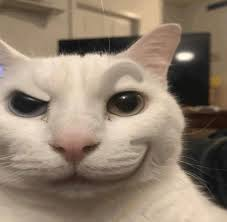
#> input picture LAB Computer Vision/LAB3/catts.jpeg, 227 x 222 px
$ jupyter execute LAB3_CV.ipynb
#> lines starting #> are read from the running program, lines starting #| are printed output that depends on the picture; after the words box and inside, x2 and y2 are one past the last pixel; in counts of white or black regions, pixels touching at a corner belong together
Image Processing

* [] Grayscale
1. biar semakin simple, karena dataset kan ga cuma 1 gambar doang (ratusan atau ribuan)
2. fokus on essentials (edges) garis/tepian
3. improve aglgoritma lebih cepet stabil dan konsisten

* [] Filtering image -> adalah memodifikasi pixels value, dengan menggunakan pixel tetangganya kiri kanan atas bawah, untuk menajamkan/blur gambar kita.
1. averaging -> semua pixels di average dan blurnya secara merata aja
2. gaussian -> ada rumus gaussian, ada formula/rumus, (masih average)
3. median -> hapus noise dengan ganti pixels pake mdeia value
4. bilateral
* [] Threshold -> convert grayscale jadi binary (compare) thAreshold

kenapa image processing dulu?
karena image itu banyak noise, dll harus dibersihin

[cell 1]
# # Install packages lengkap untuk AI/ML/CV/NLP/Biology
# !pip install torch torchvision opencv-python opencv-contrib-python transformers
# !pip install spacy gensim textblob biopython scikit-bio
# # !pip install xgboost lightgbm albumentations ultralytics mediapipe
# !pip install gradio sentence-transformers datasets accelerate

[cell 2]
import cv2
import matplotlib.pyplot as plt

img = cv2.imread('catts.jpeg')
#> img is the input picture: shape (222, 227, 3); mean B, G, R 110.4, 127.8, 144.4
gray = cv2.cvtColor(img, cv2.COLOR_BGR2GRAY)
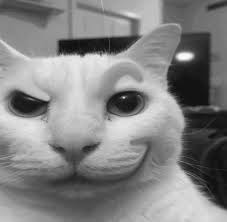
#> gray: shape (222, 227); min 6, max 252, mean 130.8

# Convert BGR to RGB for matplotlib
img_rgb = cv2.cvtColor(img, cv2.COLOR_BGR2RGB)

# Display images using matplotlib (works in notebooks)
plt.figure(figsize=(12, 5))
plt.subplot(1, 2, 1)
plt.imshow(img_rgb)
plt.title('Original')
plt.axis('off')

plt.subplot(1, 2, 2)
plt.imshow(gray, cmap='gray')
plt.title('Gray Image')
plt.axis('off')

plt.show()
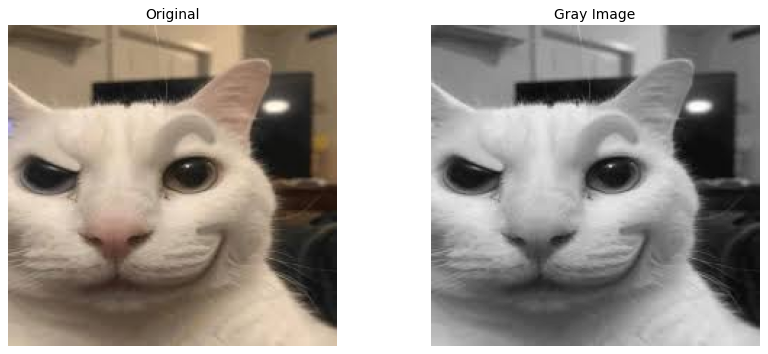
#> figure drawn by matplotlib, 2 panels

[cell 3]
# Filtering

img = cv2.imread('catts.jpeg')

# 4 types of filtering : blur, GaussianBlur, medianBlur, bilateralFilter
blur = cv2.blur(img, (5,5)) # (5,5) -> kernel size
GaussianBlur = cv2.GaussianBlur(img, (5,5), 0) # 0 -> sigmaX
# for gaussian formula, let python do the calculation :)
medianBlur = cv2.medianBlur(img, 5) # 5 -> 5 x 5 sama aja kaya (5,5)
# diatas. Harus ganjil valuenya supaya bisa dapat median value
bilateralFilter = cv2.bilateralFilter(img, 0, 75, 75)
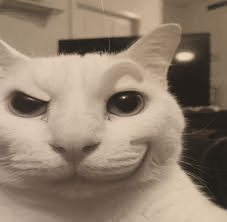
#> bilateralFilter: shape (222, 227, 3); mean B, G, R 110.4, 127.9, 144.6
# d -> diameter => kernel size
# sigmaColor -> seberapa cepat pengaruh warna menurun
# biasanya low value aja 10-30 supaya warna yang mirip aja yang dhitung
# sigmaSpace -> seberapa cepat pengaruh jarak menurun
# biasanya kalau mau lokal di value 1-20, kalau 50 keatas ibaratnya jarak yang jauhpun pixelnya jadi perhitungan ke kalkulasi

# Display filtered images
plt.figure(figsize=(12, 10))
plt.subplot(2, 2, 1)
plt.imshow(blur)
plt.title('Blur')
plt.axis('off')
plt.subplot(2, 2, 2)
plt.imshow(GaussianBlur)
plt.title('Gaussian Blur')
plt.axis('off')
plt.subplot(2, 2, 3)
plt.imshow(medianBlur)
plt.title('Median Blur')
plt.axis('off')
plt.subplot(2, 2, 4)
plt.imshow(bilateralFilter)
plt.title('Bilateral Filter')
plt.axis('off')
plt.show()
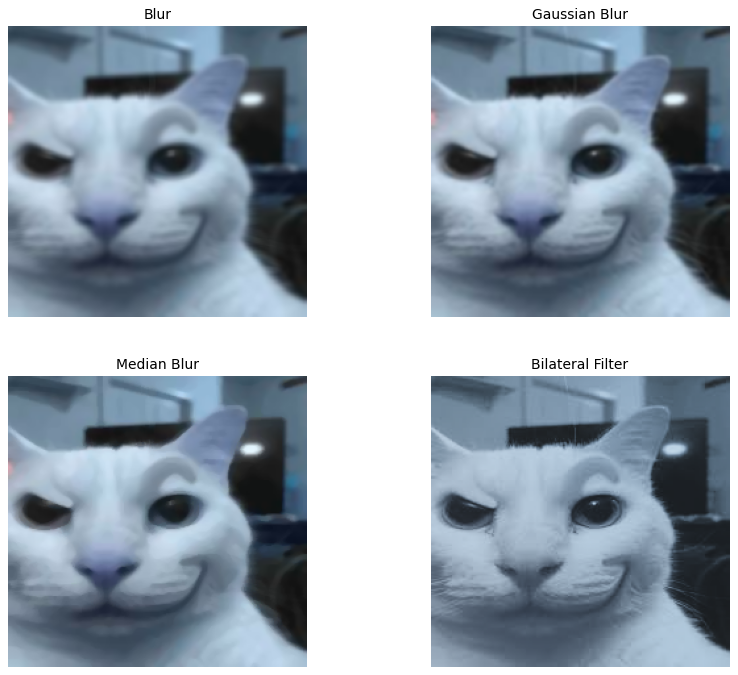
#> figure drawn by matplotlib, 4 panels; B, G, R data is drawn as R, G, B

[cell 4]
# Thresholding

img = cv2.imread('catts.jpeg', cv2.IMREAD_GRAYSCALE)
#> img: shape (222, 227); min 6, max 255, mean 130.8

# (src Img, thresholdValue, maxVal, type)
# maxVal = nilai yang diberikan kalau kondisi terpenuhi
_, th1 = cv2.threshold(img, 127, 255, cv2.THRESH_BINARY)
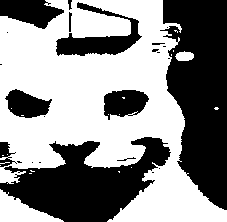
#> th1: shape (222, 227); 55% white; 24 black regions (13 under 20 px), largest, box (x1, y1, x2, y2) and area: (160, 0, 227, 210) 9912, (0, 137, 171, 222) 7680, (56, 2, 142, 56) 1667
_, th2 = cv2.threshold(img, 127, 255, cv2.THRESH_BINARY_INV)
_, th3 = cv2.threshold(img, 127, 255, cv2.THRESH_TRUNC)
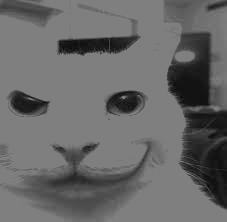
#> th3: shape (222, 227); min 6, max 127, mean 104.1
_, th4 = cv2.threshold(img, 127, 255, cv2.THRESH_TOZERO)
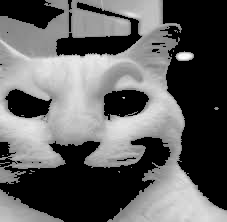
#> th4: shape (222, 227); min 0, max 255, mean 96.6
_, th5 = cv2.threshold(img, 127, 255, cv2.THRESH_TOZERO_INV)
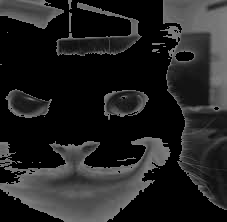
#> th5: shape (222, 227); min 0, max 127, mean 34.2
th6 = cv2.adaptiveThreshold(img, 255, cv2.ADAPTIVE_THRESH_GAUSSIAN_C, cv2.THRESH_BINARY, 9, 2)
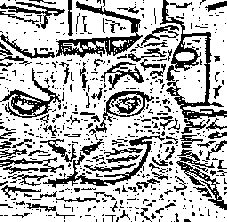
#> th6: shape (222, 227); 71.2% white; black in thin lines or dots
# (srcImg, maxVal, adaptiveMethod, typeThreshold, blockSize, C)
# blockSize -> kernel size, harus ganjil = 9 -> 9 x 9
# C = threshold = adaptiveMethodReslut - C

ret_otsu, th7 = cv2.threshold(img, 0, 255, cv2.THRESH_BINARY + cv2.THRESH_OTSU)
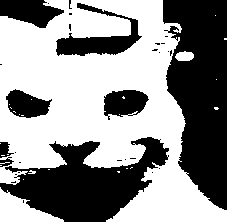
#> th7: shape (222, 227); 56.3% white; 31 black regions (23 under 20 px), largest, box (x1, y1, x2, y2) and area: (163, 0, 227, 210) 9781, (0, 137, 169, 222) 7360, (56, 3, 142, 56) 1623
#> ret_otsu = 124
# thres = 0 karena otsu yang kalkulasi secara otomatis
print("Otsu's threshold value:", ret_otsu)
#| Otsu's threshold value: 124.0

#display thresholded images
result_img = [img, th1, th2, th3, th4, th5, th6, th7]
result_title = [
    'Original',
    'Binary',
    'Binary Inverse',
    'Truncate',
    'To Zero',
    'To Zero Inverse',
    'Adaptive',
    'Otsu']

for idx, (img, title) in enumerate(zip(result_img, result_title)):
    plt.subplot(2, 4, idx + 1)
    plt.imshow(img, 'gray')
    plt.title(title)
    plt.axis('off')
#> this loop made 8 passes
#> title on passes 1 to 8: 'Original', 'Binary', 'Binary Inverse', 'Truncate', 'To Zero', 'To Zero Inverse', 'Adaptive', 'Otsu'

plt.show()

[cell 5]
plt.figure(figsize=(12, 10))
for idx, (img, title) in enumerate(zip(result_img, result_title)):
    plt.subplot(2, 4, idx + 1)
    plt.imshow(img, 'gray')
    plt.title(title)
    plt.axis('off')

plt.show()
